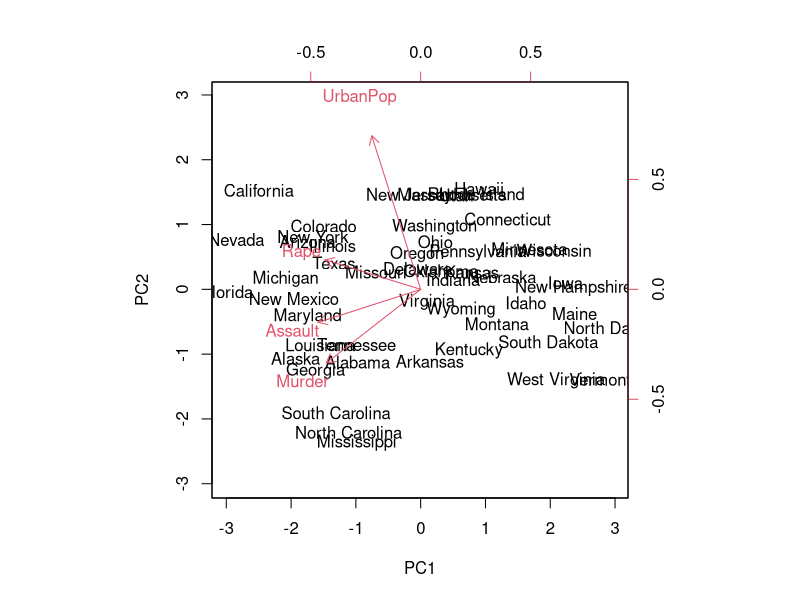
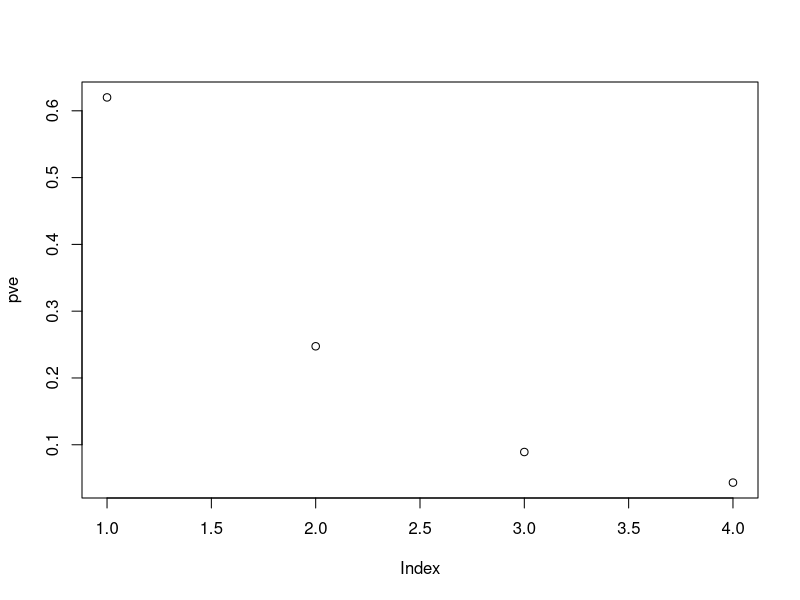

Here is the R script that generated these plots, in order:
# default: prcomp, kmeans, hclust, dist, cutree

# PCA on US arrest data
pr.out <- prcomp(USArrests, scale=TRUE)
# Plot first two components
biplot(pr.out, scale=0)
# PVE of each component
# First get variance
pr.var <- pr.out$sdev^2
# Then divide by total variance
pve <- pr.var/sum(pr.var)
plot(pve)

# K-means clustering on simulated data
set.seed(2)
x <- matrix(rnorm(100), ncol=2)
x[1:25,1] <- x[1:25,1]+3
x[1:25,2] <- x[1:25,2]-4

km.out2 <- kmeans(x, 2, nstart=20)
km.out3 <- kmeans(x, 3, nstart=20)

# Hierarchical clustering




